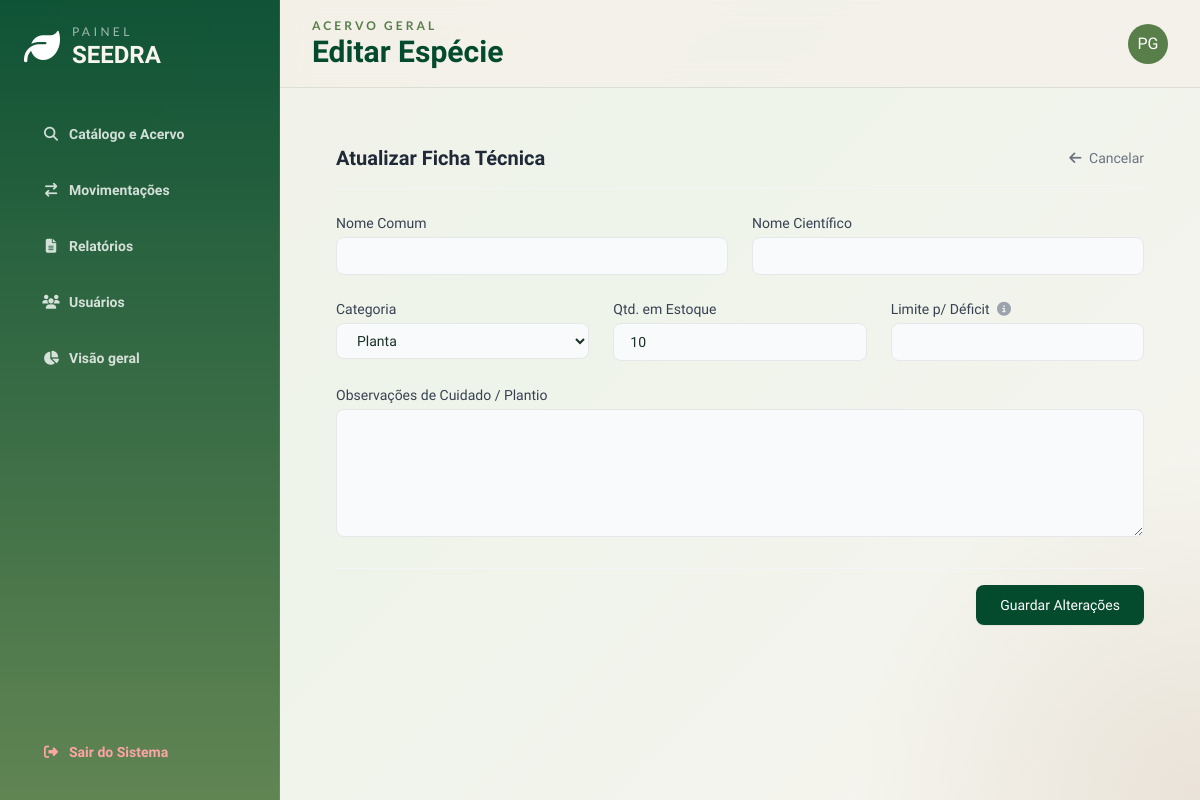
Page /catalogo/1/editar (signed in) on the earlier database version.
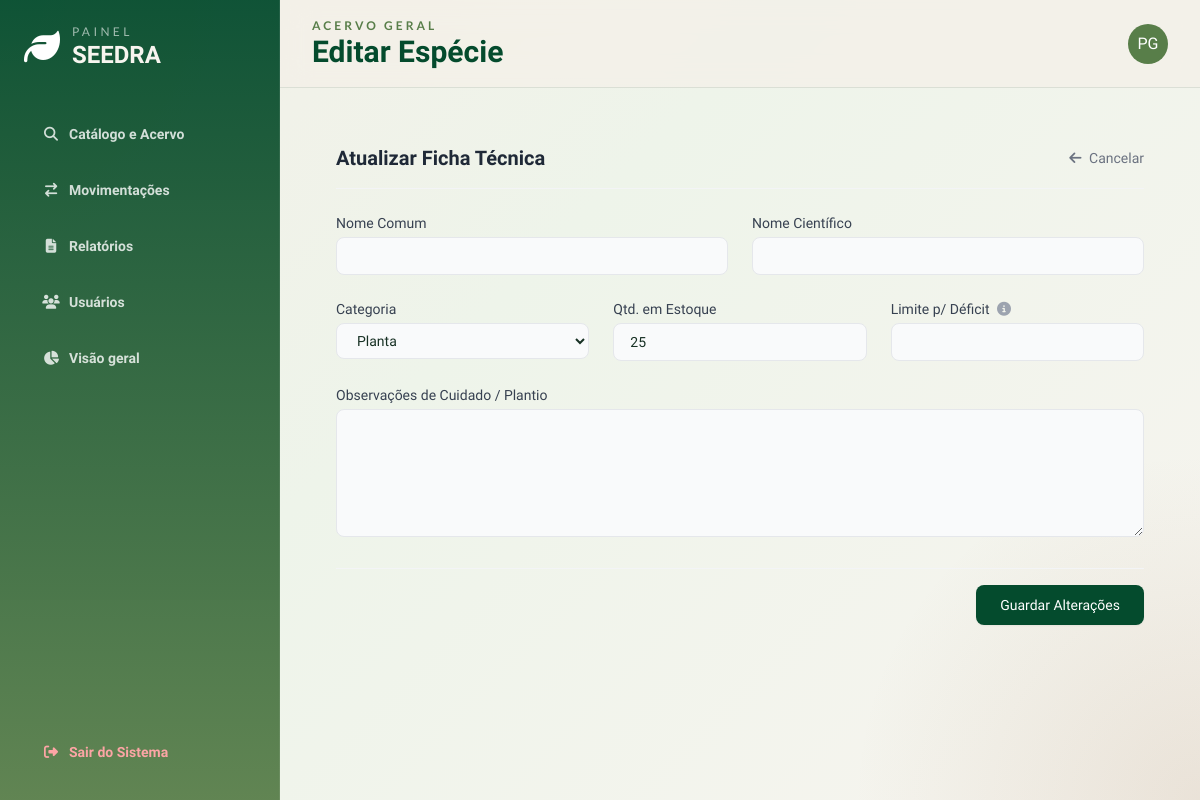
Same page on the later database version.
### models.py (models this page shows, shortened)
class Item(db.Model):
    __tablename__= 'items'
    id = db.Column(db.Integer, primary_key = True)
    nome = db.Column(db.String(50), nullable = False, unique = True)
    quantidade = db.Column(db.Integer, nullable = True)
    n_cientifico = db.Column(db.String(50), nullable = False , unique = True)
    categoria = db.Column(db.String(20), nullable = False)
    deficit_limit = db.Column(db.Integer)
    obs = db.Column(db.Text)
    data_cadastro = db.Column(db.Date, nullable = False)
    movimentacoes = db.relationship('Movimentacao', backref = 'Item', lazy = True)

### app.py (the view, shortened to what this page needs)
@app.route('/catalogo/<int:id>/editar', methods=['GET', 'POST'])
@login_required
def editar_item(id):
    item = Item.query.get_or_404(id)
    return render_template('editar_item.html', item=item)

### app.py (called while the page is built)
@login_manager.user_loader
def load_user(user_id):
    return Usuarios.query.get(int(user_id))

def login_required(f):
  @wraps(f)
  def decorated_function(*args, **kwargs):
      if 'usuarios_id' not in session:
         flash("Faça login primeiro!", 'erro')
         return redirect(url_for('login'))
      return f(*args, **kwargs)
  return decorated_function

### templates/editar_item.html (shortened to what this page needs)
{% extends 'base.html' %}
{% block header_subtitle %}Acervo Geral{% endblock %}
{% block header_title %}Editar Espécie{% endblock %}
{% block content %}
<div class="max-w-4xl mx-auto clean-card p-8">
    <div class="flex justify-between items-center border-b border-gray-100 pb-4 mb-6">
        <h3 class="text-xl font-bold text-gray-800">Atualizar Ficha Técnica</h3>
        <a href="{{ url_for('detalhes_item', id=item.id) }}" class="text-sm font-medium text-gray-500 hover:text-gray-700 transition-colors">
            <i class="fa-solid fa-arrow-left mr-1"></i> Cancelar
        </a>
    </div>
    <form action="{{ url_for('editar_item', id=item.id) }}" method="POST" class="space-y-6">
        <div class="grid grid-cols-1 md:grid-cols-2 gap-6">
            <div>
                <label class="block text-sm font-medium text-gray-700 mb-1">Nome Comum</label>
                <input type="text" name="nome_comum" value="{{ item.nome_comum }}" required
                    class="w-full px-4 py-2 bg-gray-50 border border-gray-200 rounded-lg focus:bg-white focus:ring-2 focus:ring-seedra-leafLight focus:border-transparent outline-none transition-all text-sm" />
            </div>
            <div>
                <label class="block text-sm font-medium text-gray-700 mb-1">Nome Científico</label>
                <input type="text" name="nome_cientifico" value="{{ item.nome_cientifico }}" required
                    class="w-full px-4 py-2 bg-gray-50 border border-gray-200 rounded-lg focus:bg-white focus:ring-2 focus:ring-seedra-leafLight focus:border-transparent outline-none transition-all text-sm italic" />
            </div>
        </div>
        <div class="grid grid-cols-1 md:grid-cols-3 gap-6">
            <div>
                <label class="block text-sm font-medium text-gray-700 mb-1">Categoria</label>
                <select name="categoria" required class="w-full px-4 py-2 bg-gray-50 border border-gray-200 rounded-lg focus:bg-white focus:ring-2 focus:ring-seedra-leafLight focus:border-transparent outline-none transition-all text-sm">
                    <option value="Planta" {% if item.categoria == 'Planta' %}selected{% endif %}>Planta</option>
                </select>
            </div>
            <div>
                <label class="block text-sm font-medium text-gray-700 mb-1">Qtd. em Estoque</label>
                <input type="number" name="quantidade" min="0" value="{{ item.quantidade }}" required
                    class="w-full px-4 py-2 bg-gray-50 border border-gray-200 rounded-lg focus:bg-white focus:ring-2 focus:ring-seedra-leafLight focus:border-transparent outline-none transition-all text-sm" />
            </div>
            <div>
                <label class="block text-sm font-medium text-gray-700 mb-1">
                    Limite p/ Déficit
                    <i class="fa-solid fa-circle-info text-gray-400 ml-1" title="Abaixo deste valor, o sistema emitirá alerta"></i>
                </label>
                <input type="number" name="limite_deficit" min="1" value="{{ item.limite_deficit }}" required
                    class="w-full px-4 py-2 bg-gray-50 border border-gray-200 rounded-lg focus:bg-white focus:ring-2 focus:ring-seedra-leafLight focus:border-transparent outline-none transition-all text-sm" />
            </div>
        </div>
        <div>
            <label class="block text-sm font-medium text-gray-700 mb-1">Observações de Cuidado / Plantio</label>
            <textarea name="observacoes" class="w-full px-4 py-2 bg-gray-50 border border-gray-200 rounded-lg focus:bg-white focus:ring-2 focus:ring-seedra-leafLight focus:border-transparent outline-none transition-all text-sm h-32">{{ item.observacoes }}</textarea>
        </div>
        <div class="pt-4 flex justify-end gap-3 border-t border-gray-100">
            <button type="submit" class="px-6 py-2.5 bg-seedra-leafDark hover:bg-seedra-leafMid text-white text-sm font-medium rounded-lg transition-colors shadow-sm">
                Guardar Alterações
            </button>
        </div>
    </form>
</div>
{% endblock %}

Differences in the rows shown:
changed Item "Planta": quantidade "10" → "25"
